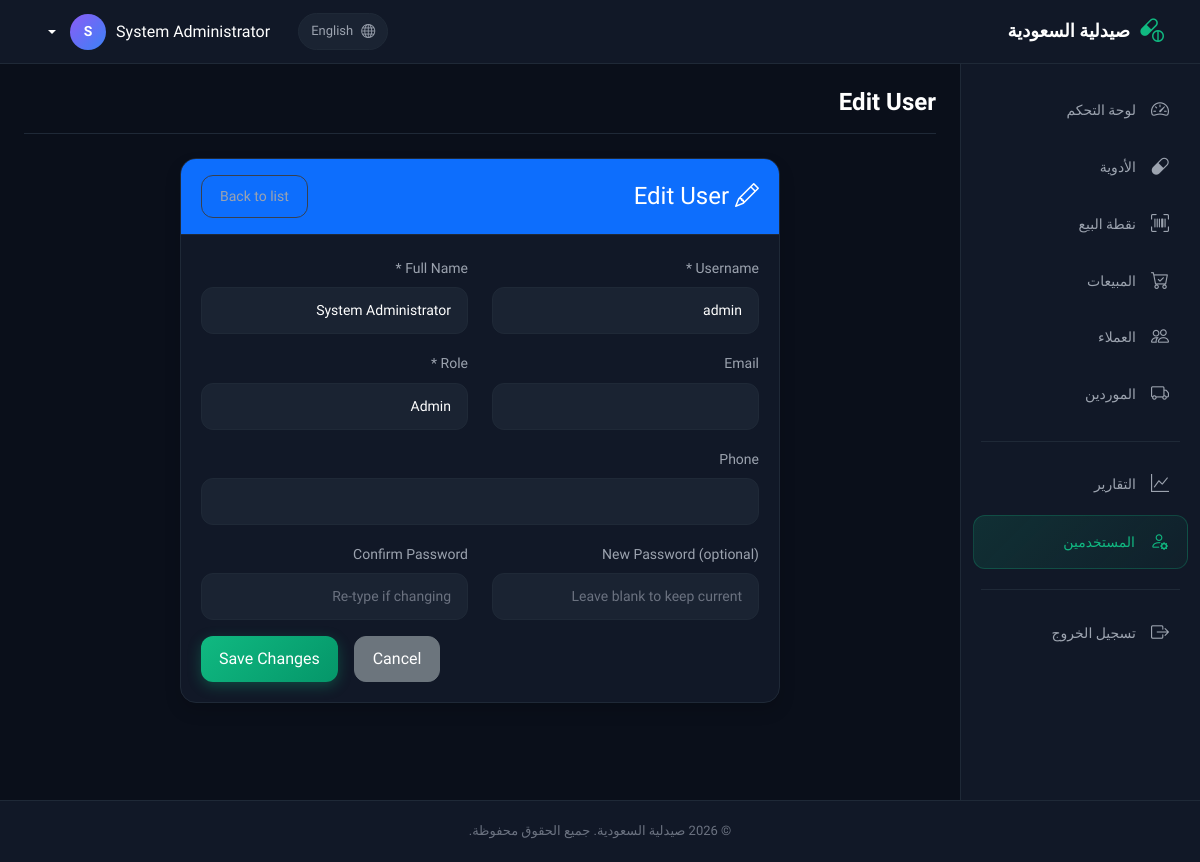
The app's page /modules/users/edit.php?id=1 (signed in) with its own data.
### tables this page shows
CREATE TABLE `users` (
  `user_id` int(11) NOT NULL,
  `username` varchar(50) NOT NULL,
  `password` varchar(255) NOT NULL,
  `full_name` varchar(100) NOT NULL,
  `email` varchar(100) DEFAULT NULL,
  `role` enum('admin','pharmacist','assistant') DEFAULT 'assistant',
  `is_active` tinyint(1) DEFAULT 1,
  `created_at` timestamp NOT NULL DEFAULT current_timestamp(),
  `phone` varchar(20) DEFAULT NULL,
  `last_login` timestamp NULL DEFAULT NULL,
  `updated_at` timestamp NOT NULL DEFAULT current_timestamp() ON UPDATE current_timestamp()
);

### modules/users/edit.php (the view, shortened to what this page needs)
<?php
$database = new Database();
$db = $database->getConnection();
try {
    $check_phone = "SHOW COLUMNS FROM users LIKE 'phone'";
    $stmt = $db->prepare($check_phone);
    $stmt->execute();
    $has_phone = $stmt->rowCount() > 0;
} catch (Exception $e) {
    $has_phone = false;
}
$user_id = isset($_GET['id']) ? intval($_GET['id']) : 0;
$stmt = $db->prepare("SELECT * FROM users WHERE user_id = ? LIMIT 1");
$stmt->execute([$user_id]);
$user = $stmt->fetch(PDO::FETCH_ASSOC);
include '../../includes/header.php';
?>
<div class="row justify-content-center">
    <div class="col-lg-8">
        <div class="card shadow">
            <div class="card-header bg-primary text-white d-flex justify-content-between align-items-center">
                <h4 class="mb-0"><i class="bi bi-pencil"></i> Edit User</h4>
                <a href="index.php" class="btn btn-sm btn-outline-light">Back to list</a>
            </div>
            <div class="card-body">
                <form method="POST" action="">
                    <div class="row">
                        <div class="col-md-6 mb-3">
                            <label for="username" class="form-label">Username *</label>
                            <input type="text" class="form-control" id="username" name="username"
                                value="<?php echo htmlspecialchars($_POST['username'] ?? $user['username']); ?>" required>
                        </div>
                        <div class="col-md-6 mb-3">
                            <label for="full_name" class="form-label">Full Name *</label>
                            <input type="text" class="form-control" id="full_name" name="full_name"
                                value="<?php echo htmlspecialchars($_POST['full_name'] ?? $user['full_name']); ?>" required>
                        </div>
                    </div>
                    <div class="row">
                        <div class="col-md-6 mb-3">
                            <label for="email" class="form-label">Email</label>
                            <input type="email" class="form-control" id="email" name="email"
                                value="<?php echo htmlspecialchars($_POST['email'] ?? $user['email']); ?>">
                        </div>
                        <div class="col-md-6 mb-3">
                            <label for="role" class="form-label">Role *</label>
                            <select class="form-select" id="role" name="role" required>
                                <?php
                                $selected_role = $_POST['role'] ?? $user['role'];
                                $roles = ['admin' => 'Admin', 'pharmacist' => 'Pharmacist', 'assistant' => 'Assistant'];
                                foreach ($roles as $key => $label): ?>
                                    <option value="<?php echo $key; ?>" <?php echo ($selected_role === $key) ? 'selected' : ''; ?>>
                                        <?php echo $label; ?>
                                    </option>
                                <?php endforeach; ?>
                            </select>
                        </div>
                    </div>
                    <?php if ($has_phone): ?>
                        <div class="mb-3">
                            <label for="phone" class="form-label">Phone</label>
                            <input type="text" class="form-control" id="phone" name="phone"
                                value="<?php echo htmlspecialchars($_POST['phone'] ?? $user['phone']); ?>">
                        </div>
                    <?php endif; ?>
                    <div class="row">
                        <div class="col-md-6 mb-3">
                            <label for="password" class="form-label">New Password (optional)</label>
                            <input type="password" class="form-control" id="password" name="password"
                                placeholder="Leave blank to keep current">
                        </div>
                        <div class="col-md-6 mb-3">
                            <label for="confirm_password" class="form-label">Confirm Password</label>
                            <input type="password" class="form-control" id="confirm_password" name="confirm_password"
                                placeholder="Re-type if changing">
                        </div>
                    </div>
                    <div class="d-grid gap-2 d-md-flex justify-content-md-end">
                        <a href="index.php" class="btn btn-secondary me-md-2">Cancel</a>
                        <button type="submit" class="btn btn-primary">Save Changes</button>
                    </div>
                </form>
            </div>
        </div>
    </div>
</div>
<?php include '../../includes/footer.php'; ?>

### assets/css/style.css (style rules this page uses)
:root { --bg-primary: #0a0f1a; --bg-secondary: #111827; --bg-tertiary: #1a2332; --bg-hover: #242d3d; --border-color: #1f2937; --border-light: #374151; --text-primary: #ffffff; --text-secondary: #9ca3af; --text-muted: #6b7280; --accent-green: #10b981; --accent-green-hover: #059669; --accent-blue: #3b82f6; --accent-yellow: #f59e0b; --accent-red: #ef4444; --accent-purple: #8b5cf6; --sidebar-width: 240px; --navbar-height: 64px; --radius-sm: 8px; --radius-md: 12px; --radius-lg: 16px; --shadow-sm: 0 1px 2px rgba(0, 0, 0, 0.3); --shadow-md: 0 4px 12px rgba(0, 0, 0, 0.3); --shadow-lg: 0 10px 30px rgba(0, 0, 0, 0.4); }
* { margin: 0; padding: 0; box-sizing: border-box; }
body { font-family: 'Tajawal', -apple-system, BlinkMacSystemFont, 'Segoe UI', sans-serif; background: var(--bg-primary); color: var(--text-primary); min-height: 100vh; line-height: 1.6; }
a { color: var(--accent-blue); text-decoration: none; transition: color 0.2s; }
.card { background: var(--bg-secondary); border: 1px solid var(--border-color); border-radius: var(--radius-lg); box-shadow: var(--shadow-sm); overflow: hidden; }
.card-header { background: transparent; border-bottom: 1px solid var(--border-color); padding: 16px 20px; display: flex; align-items: center; justify-content: space-between; }
.card-body { padding: 20px; }
.btn { border-radius: var(--radius-md); font-weight: 500; padding: 10px 18px; transition: all 0.2s; display: inline-flex; align-items: center; gap: 8px; }
.btn-primary { background: linear-gradient(135deg, var(--accent-green), var(--accent-green-hover)); border: none; color: white; box-shadow: 0 4px 14px rgba(16, 185, 129, 0.3); }
.btn-outline-light { border: 1px solid var(--border-light); color: var(--text-secondary); background: transparent; }
.form-control, .form-select { background: var(--bg-tertiary); border: 1px solid var(--border-color); color: var(--text-primary); border-radius: var(--radius-md); padding: 12px 16px; font-size: 14px; transition: all 0.2s; }
.form-control::placeholder { color: var(--text-muted); }
.form-label { font-weight: 500; color: var(--text-secondary); margin-bottom: 8px; font-size: 14px; }

### records on screen
users: username "admin", full_name "System Administrator", role "Admin"

### other values on screen
__('site_name') "صيدلية السعودية"
$other_lang_name "English"
$user_full_name "System Administrator"
mb_substr($user_full_name, 0, 1) "S"
__('nav_dashboard') "لوحة التحكم"
__('nav_medicines') "الأدوية"
__('nav_pos') "نقطة البيع"
__('nav_sales') "المبيعات"
__('nav_customers') "العملاء"
__('nav_suppliers') "الموردين"
__('nav_reports') "التقارير"
__('nav_users') "المستخدمين"
__('logout') "تسجيل الخروج"
$page_title "Edit User"
__('all_rights_reserved') "جميع الحقوق محفوظة"
